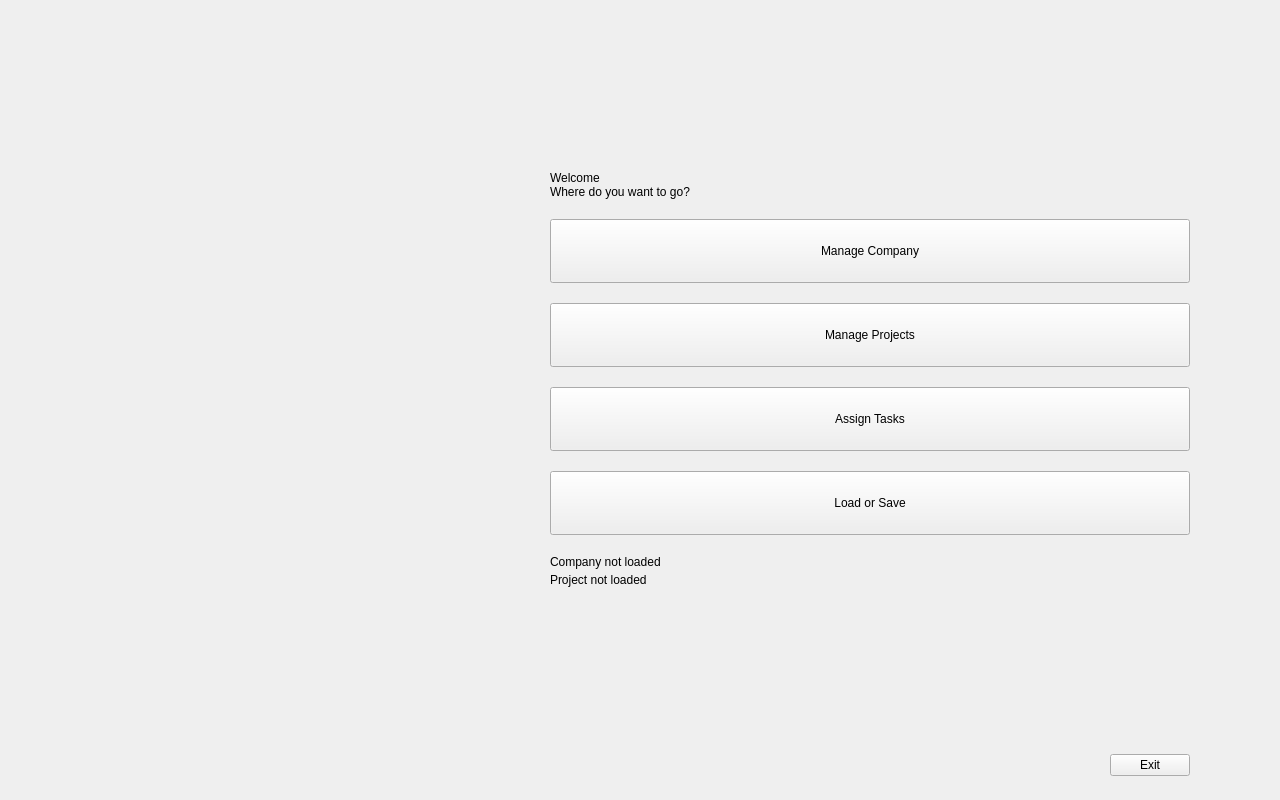
<?xml version="1.0" encoding="UTF-8"?>
<ui version="4.0">
 <class>MainMenuPage</class>
 <widget class="QWidget" name="MainMenuPage">
  <property name="geometry">
   <rect>
    <x>0</x>
    <y>0</y>
    <width>1280</width>
    <height>800</height>
   </rect>
  </property>
  <property name="windowTitle">
   <string>Main Menu</string>
  </property>
  <layout class="QHBoxLayout" name="pageLayout">
   <property name="spacing">
    <number>0</number>
   </property>
   <property name="leftMargin">
    <number>0</number>
   </property>
   <property name="topMargin">
    <number>0</number>
   </property>
   <property name="rightMargin">
    <number>0</number>
   </property>
   <property name="bottomMargin">
    <number>0</number>
   </property>
   <item>
    <widget class="QFrame" name="heroPanel">
     <property name="minimumSize">
      <size>
       <width>460</width>
       <height>0</height>
      </size>
     </property>
     <property name="maximumSize">
      <size>
       <width>460</width>
       <height>16777215</height>
      </size>
     </property>
     <layout class="QVBoxLayout" name="heroLayout">
      <property name="spacing">
       <number>10</number>
      </property>
      <property name="leftMargin">
       <number>48</number>
      </property>
      <property name="topMargin">
       <number>48</number>
      </property>
      <property name="rightMargin">
       <number>48</number>
      </property>
      <property name="bottomMargin">
       <number>40</number>
      </property>
      <item>
       <spacer name="heroTopSpacer">
        <property name="orientation">
         <enum>Qt::Vertical</enum>
        </property>
        <property name="sizeHint" stdset="0">
         <size>
          <width>20</width>
          <height>40</height>
         </size>
        </property>
       </spacer>
      </item>
      <item alignment="Qt::AlignHCenter">
       <widget class="QLabel" name="heroTitle">
        <property name="minimumSize">
         <size>
          <width>300</width>
          <height>245</height>
         </size>
        </property>
        <property name="maximumSize">
         <size>
          <width>300</width>
          <height>245</height>
         </size>
        </property>
        <property name="pixmap">
         <pixmap resource="resources.qrc">:/images/logo.png</pixmap>
        </property>
        <property name="scaledContents">
         <bool>true</bool>
        </property>
       </widget>
      </item>
      <item>
       <spacer name="heroBottomSpacer">
        <property name="orientation">
         <enum>Qt::Vertical</enum>
        </property>
        <property name="sizeHint" stdset="0">
         <size>
          <width>20</width>
          <height>40</height>
         </size>
        </property>
       </spacer>
      </item>
     </layout>
    </widget>
   </item>
   <item>
    <widget class="QWidget" name="menuArea" native="true">
     <layout class="QVBoxLayout" name="menuLayout">
      <property name="spacing">
       <number>20</number>
      </property>
      <property name="leftMargin">
       <number>90</number>
      </property>
      <property name="topMargin">
       <number>24</number>
      </property>
      <property name="rightMargin">
       <number>90</number>
      </property>
      <property name="bottomMargin">
       <number>24</number>
      </property>
      <item>
       <spacer name="menuTopSpacer">
        <property name="orientation">
         <enum>Qt::Vertical</enum>
        </property>
        <property name="sizeHint" stdset="0">
         <size>
          <width>20</width>
          <height>40</height>
         </size>
        </property>
       </spacer>
      </item>
      <item>
       <widget class="QLabel" name="menuHeading">
        <property name="text">
         <string>Welcome
Where do you want to go?</string>
        </property>
        <property name="variant" stdset="0">
         <string notr="true">title</string>
        </property>
       </widget>
      </item>
      <item>
       <widget class="QPushButton" name="manageCompanyButton">
        <property name="minimumSize">
         <size>
          <width>0</width>
          <height>64</height>
         </size>
        </property>
        <property name="cursor">
         <cursorShape>PointingHandCursor</cursorShape>
        </property>
        <property name="text">
         <string>Manage Company</string>
        </property>
        <property name="variant" stdset="0">
         <string notr="true">menu</string>
        </property>
       </widget>
      </item>
      <item>
       <widget class="QPushButton" name="manageProjectsButton">
        <property name="minimumSize">
         <size>
          <width>0</width>
          <height>64</height>
         </size>
        </property>
        <property name="cursor">
         <cursorShape>PointingHandCursor</cursorShape>
        </property>
        <property name="text">
         <string>Manage Projects</string>
        </property>
        <property name="variant" stdset="0">
         <string notr="true">menu</string>
        </property>
       </widget>
      </item>
      <item>
       <widget class="QPushButton" name="assigntasksButton">
        <property name="minimumSize">
         <size>
          <width>0</width>
          <height>64</height>
         </size>
        </property>
        <property name="cursor">
         <cursorShape>PointingHandCursor</cursorShape>
        </property>
        <property name="text">
         <string>Assign Tasks</string>
        </property>
        <property name="variant" stdset="0">
         <string notr="true">menu</string>
        </property>
       </widget>
      </item>
      <item>
       <widget class="QPushButton" name="loadSaveButton">
        <property name="minimumSize">
         <size>
          <width>0</width>
          <height>64</height>
         </size>
        </property>
        <property name="cursor">
         <cursorShape>PointingHandCursor</cursorShape>
        </property>
        <property name="text">
         <string>Load or Save</string>
        </property>
        <property name="variant" stdset="0">
         <string notr="true">menu</string>
        </property>
       </widget>
      </item>
      <item>
       <layout class="QVBoxLayout" name="statusLayout">
        <property name="spacing">
         <number>4</number>
        </property>
        <item>
         <widget class="QLabel" name="companyStatusLabel">
          <property name="text">
           <string>Company not loaded</string>
          </property>
         </widget>
        </item>
        <item>
         <widget class="QLabel" name="projectStatusLabel">
          <property name="text">
           <string>Project not loaded</string>
          </property>
         </widget>
        </item>
       </layout>
      </item>
      <item>
       <spacer name="menuBottomSpacer">
        <property name="orientation">
         <enum>Qt::Vertical</enum>
        </property>
        <property name="sizeHint" stdset="0">
         <size>
          <width>20</width>
          <height>40</height>
         </size>
        </property>
       </spacer>
      </item>
      <item alignment="Qt::AlignRight">
       <widget class="QPushButton" name="exitButton">
        <property name="text">
         <string>Exit</string>
        </property>
        <property name="variant" stdset="0">
         <string notr="true">ghost</string>
        </property>
       </widget>
      </item>
     </layout>
    </widget>
   </item>
  </layout>
 </widget>
 <resources>
  <include location="resources.qrc"/>
 </resources>
 <connections/>
</ui>
